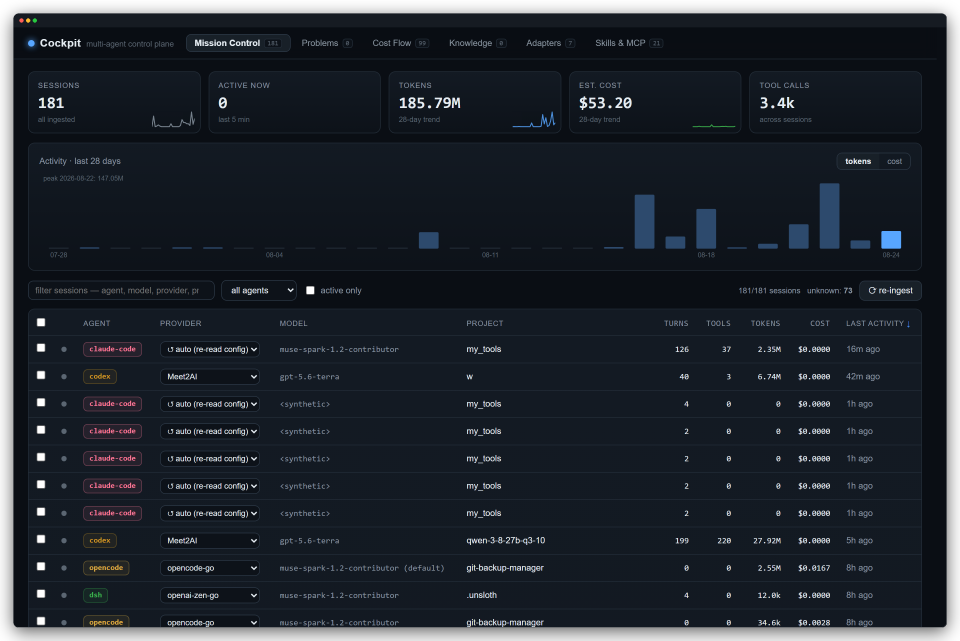
#> input picture corkpit/docs/images/mission-control.png, 2880 x 1922 px (shown at 1/3 size)
$ python -i capture_screenshots.py   (imports and definitions only)
#> lines starting #> are read from the running program, lines starting #| are printed output that depends on the picture
import asyncio
import os
import subprocess
import time
from playwright.async_api import async_playwright
from PIL import Image, ImageDraw, ImageFilter

OUTPUT_DIR = r"C:\Users\hy-wu.DESKTOP-G355NC5\Projects\my_tools\corkpit\docs\images"
# [1 line not run here, left out]

def beautify_screenshot(raw_image_path, output_path, title="Cockpit · Multi-Agent Control"):
    # Load raw image
#> called with raw_image_path = '../docs/images/mission-control.png', output_path = 'out.png', title = 'Cockpit · Multi-Agent Control'
    img = Image.open(raw_image_path).convert("RGBA")
#> img is the input picture: PIL image 2880x1922 RGBA; mean R, G, B, A 19.6, 25.3, 33, 240.3
    w, h = img.size
#> w = 2880; h = 1922

    # Window title bar dimensions
    title_bar_height = 42
    border_radius = 16
    padding = 40  # surrounding canvas padding for shadow & gradient bg

    # New image size with titlebar
    framed_w = w
#> framed_w = 2880
    framed_h = h + title_bar_height
#> framed_h = 1964

    framed = Image.new("RGBA", (framed_w, framed_h), (0, 0, 0, 0))
#> framed: PIL image 2880x1964 RGBA; every value is 0
    draw = ImageDraw.Draw(framed)

    # Rounded rectangle for entire window container
    # Draw background
    window_bg = (13, 17, 23, 255) # Dark GitHub / Cockpit style
    header_bg = (22, 27, 34, 255)
    border_color = (48, 54, 61, 255)

    # Create mask for rounded corners
    mask = Image.new("L", (framed_w, framed_h), 0)
#> mask: PIL image 2880x1964 L; every value is 0
    mask_draw = ImageDraw.Draw(mask)
    mask_draw.rounded_rectangle([0, 0, framed_w, framed_h], radius=border_radius, fill=255)

    # Draw header
    header_img = Image.new("RGBA", (framed_w, framed_h), window_bg)
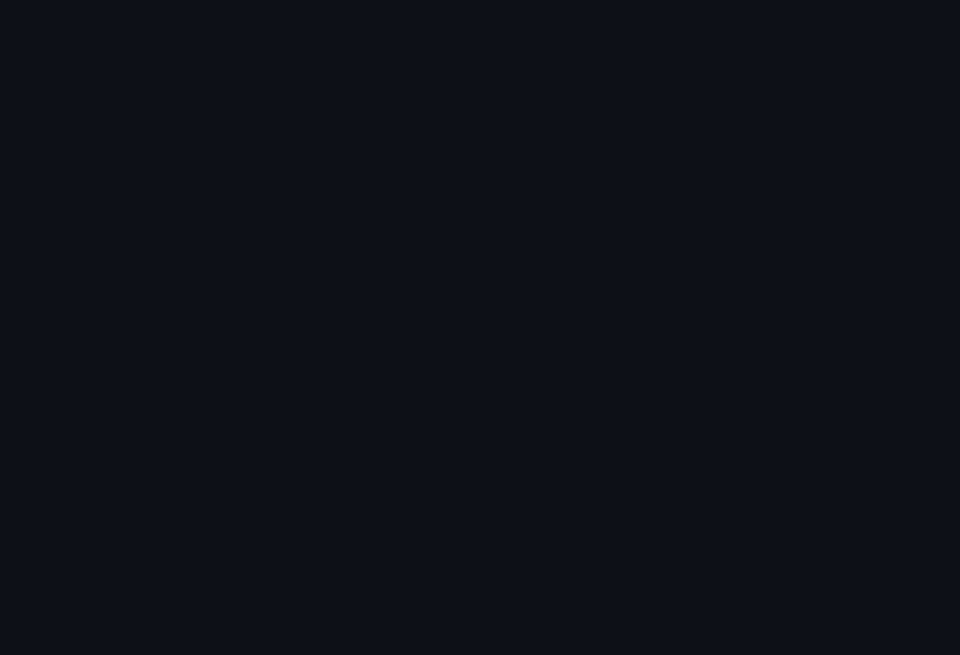
#> header_img: PIL image 2880x1964 RGBA (shown at 1/3 size); mean R, G, B, A 13, 17, 23, 255
    header_draw = ImageDraw.Draw(header_img)
    header_draw.rectangle([0, 0, framed_w, title_bar_height], fill=header_bg)
    header_draw.line([(0, title_bar_height), (framed_w, title_bar_height)], fill=border_color, width=1)

    # Draw macOS / window control dots
    dot_radius = 6
    dot_y = title_bar_height // 2
    dots = [
        (24, dot_y, (255, 95, 86, 255)),   # Red
        (44, dot_y, (255, 189, 46, 255)),  # Yellow
        (64, dot_y, (39, 201, 63, 255)),   # Green
    ]
    for dx, dy, color in dots:
        header_draw.ellipse([dx - dot_radius, dy - dot_radius, dx + dot_radius, dy + dot_radius], fill=color)

    # Paste the captured web screenshot below the header
    header_img.paste(img, (0, title_bar_height))
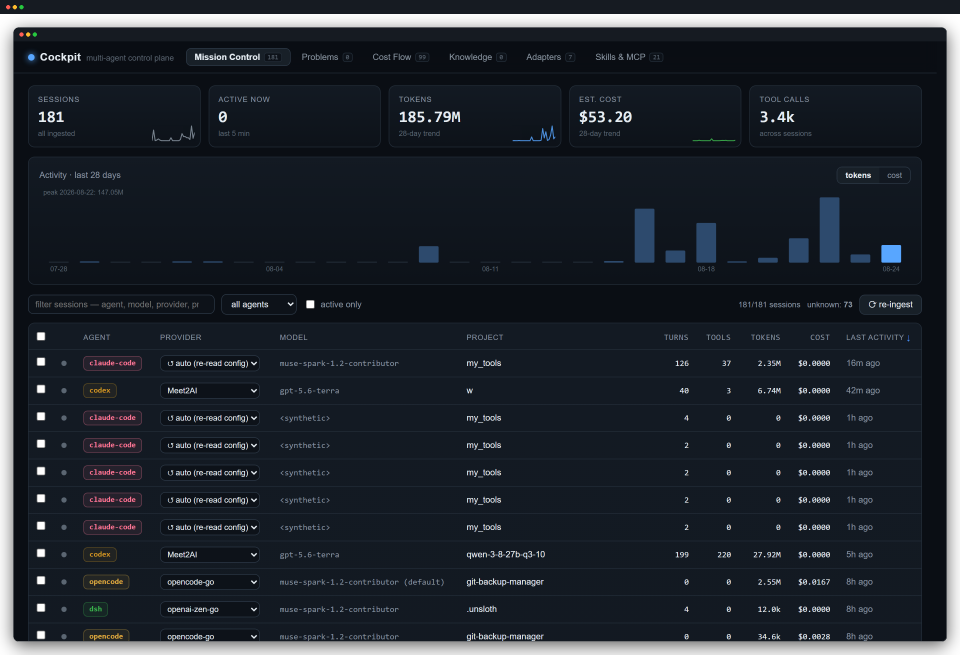
#> header_img: PIL image 2880x1964 RGBA (shown at 1/3 size); mean R, G, B, A 19.6, 25.3, 33, 240.6; transparent parts drawn white

    # Apply rounded mask
    rounded_window = Image.new("RGBA", (framed_w, framed_h), (0, 0, 0, 0))
    rounded_window.paste(header_img, (0, 0), mask=mask)

    # Draw window border
    border_overlay = Image.new("RGBA", (framed_w, framed_h), (0, 0, 0, 0))
    b_draw = ImageDraw.Draw(border_overlay)
    b_draw.rounded_rectangle([0, 0, framed_w - 1, framed_h - 1], radius=border_radius, outline=border_color, width=1)
    rounded_window = Image.alpha_composite(rounded_window, border_overlay)

    # Create final canvas with soft glow / drop shadow and subtle dark background
    canvas_w = framed_w + padding * 2
#> canvas_w = 2960
    canvas_h = framed_h + padding * 2
#> canvas_h = 2044
    canvas = Image.new("RGBA", (canvas_w, canvas_h), (0, 0, 0, 0))
#> canvas: PIL image 2960x2044 RGBA; every value is 0

    # Draw soft drop shadow
    shadow_mask = Image.new("RGBA", (canvas_w, canvas_h), (0, 0, 0, 0))
    s_draw = ImageDraw.Draw(shadow_mask)
    shadow_offset_y = 12
    s_draw.rounded_rectangle(
        [padding, padding + shadow_offset_y, padding + framed_w, padding + framed_h + shadow_offset_y],
        radius=border_radius + 4,
        fill=(0, 0, 0, 160)
    )
    shadow_blurred = shadow_mask.filter(ImageFilter.GaussianBlur(radius=24))
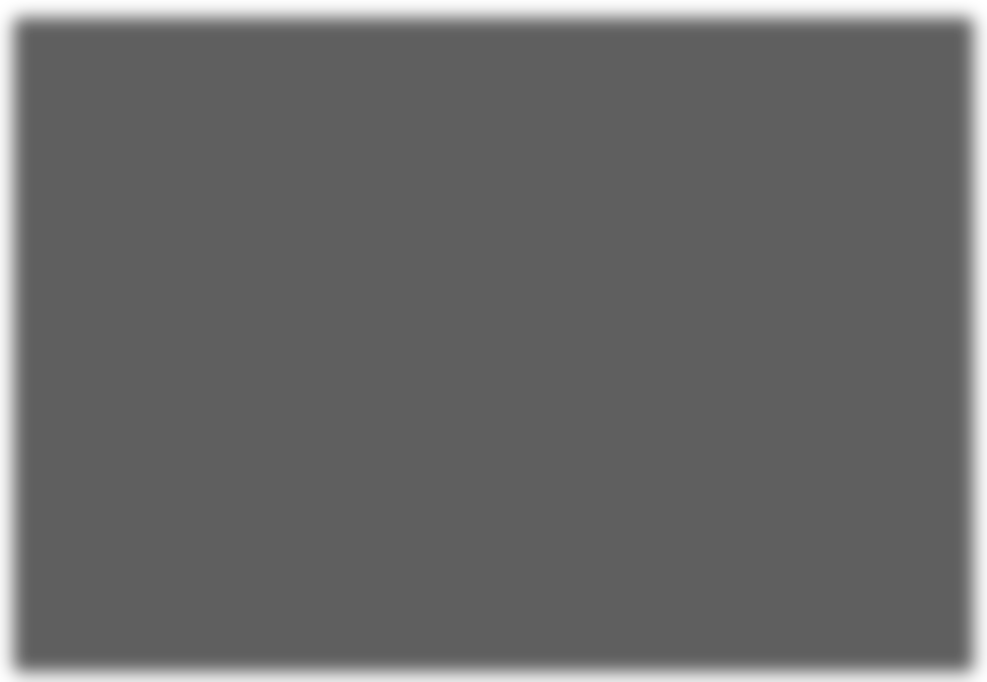
#> shadow_blurred: PIL image 2960x2044 RGBA (shown at 1/3 size); mean R, G, B, A 0, 0, 0, 149.6; transparent parts drawn white

    # Composite shadow and window
    canvas = Image.alpha_composite(canvas, shadow_blurred)
    canvas.paste(rounded_window, (padding, padding), mask=rounded_window)
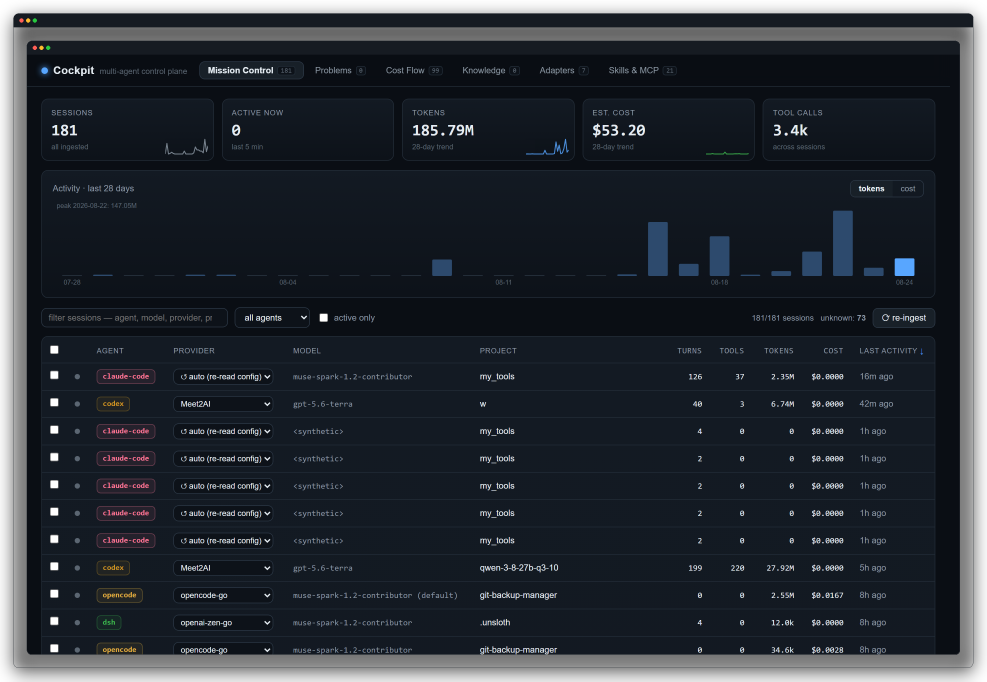
#> canvas: PIL image 2960x2044 RGBA (shown at 1/3 size); mean R, G, B, A 18.4, 23.7, 31, 233; transparent parts drawn white

    # Save beautified image
    canvas.save(output_path, "PNG", optimize=True)
    print(f"Saved beautified screenshot to {output_path}")

# [65 lines not run here, left out]

>>> result = beautify_screenshot('../docs/images/mission-control.png', 'out.png')
